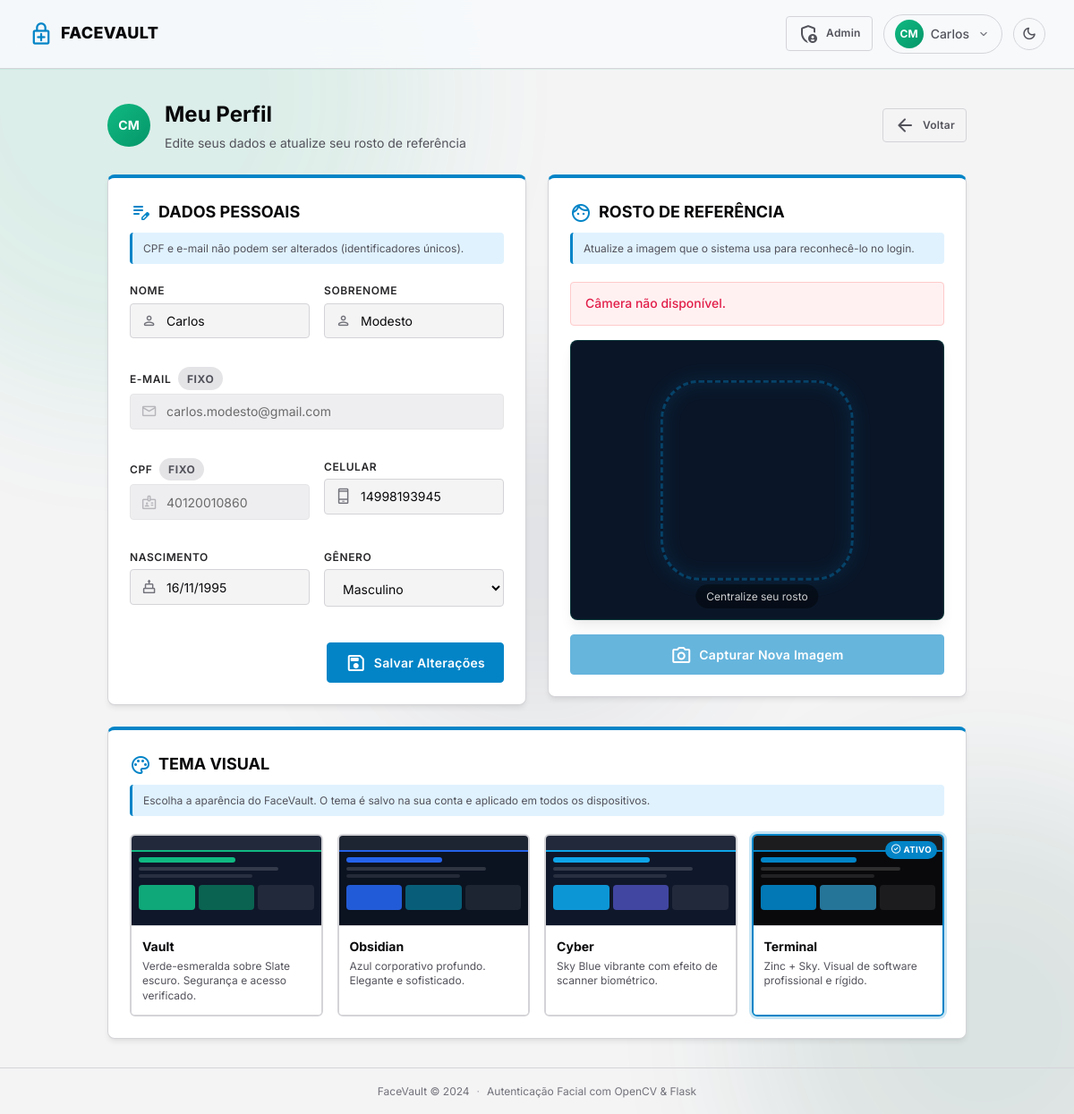
The app's page /profile (signed in) with its own data.
### models.py (models this page shows, shortened)
class User(UserMixin, db.Model):
    id             = db.Column(db.Integer, primary_key=True)
    nome           = db.Column(db.String(150), nullable=False)
    sobrenome      = db.Column(db.String(150), nullable=False)
    email          = db.Column(db.String(150), unique=True, nullable=False)
    cpf            = db.Column(db.String(11), unique=True, nullable=False)
    celular        = db.Column(db.String(15), nullable=False)
    data_nascimento= db.Column(db.Date, nullable=False)
    genero         = db.Column(db.String(20), nullable=False)
    face_image_path= db.Column(db.String(300), nullable=False)
    is_admin       = db.Column(db.Boolean, default=False, nullable=False)
    is_active      = db.Column(db.Boolean, default=True, nullable=False)
    tema           = db.Column(db.String(20), default='vault', nullable=False)
    criado_em      = db.Column(db.DateTime, default=datetime.utcnow, nullable=False)
    atualizado_em  = db.Column(db.DateTime, default=datetime.utcnow,
                               onupdate=datetime.utcnow, nullable=False)
    tasks = db.relationship('Task', backref='owner', lazy=True,
                            cascade='all, delete-orphan')
    @property
    def nome_completo(self):
        return f"{self.nome} {self.sobrenome}"

### routes/profile.py (the view)
@profile_bp.route('/profile', methods=['GET'])
@login_required
def profile():
    return render_template('profile.html', user=current_user)

### templates/profile.html (shortened to what this page needs)
{% extends 'base.html' %}
{% block content %}
<div class="dashboard">
    <header class="dash-header">
        <div class="dash-header__info">
            <div class="avatar avatar--lg">{{ current_user.nome[0] }}{{ current_user.sobrenome[0] }}</div>
            <div>
                <h1 class="dash-header__title">Meu Perfil</h1>
                <p class="dash-header__sub">Edite seus dados e atualize seu rosto de referência</p>
            </div>
        </div>
        <a href="{{ url_for('tasks.index') }}" class="btn btn--ghost btn--sm">
            <span class="material-symbols-rounded">arrow_back</span> Voltar
        </a>
    </header>
    <div class="profile-grid">
        <div class="profile-card">
            <h3 class="profile-card__title">
                <span class="material-symbols-rounded">edit_note</span> Dados Pessoais
            </h3>
            <p class="profile-card__note">CPF e e-mail não podem ser alterados (identificadores únicos).</p>
            <form method="POST" action="{{ url_for('profile.update_profile') }}" novalidate>
                <div class="form-grid">
                    <div class="form-group">
                        <label class="form-label">Nome</label>
                        <div class="input-row">
                            <input type="text" name="nome" class="form-input" value="{{ user.nome }}" required>
                        </div>
                    </div>
                    <div class="form-group">
                        <label class="form-label">Sobrenome</label>
                        <div class="input-row">
                            <input type="text" name="sobrenome" class="form-input" value="{{ user.sobrenome }}" required>
                        </div>
                    </div>
                    <div class="form-group form-group--span2">
                        <label class="form-label">E-mail <span class="badge badge--gray">Fixo</span></label>
                        <div class="input-row">
                            <span class="material-symbols-rounded input-row__icon">email</span>
                            <input type="email" class="form-input form-input--readonly" value="{{ user.email }}" readonly>
                        </div>
                    </div>
                    <div class="form-group">
                        <label class="form-label">CPF <span class="badge badge--gray">Fixo</span></label>
                        <div class="input-row">
                            <span class="material-symbols-rounded input-row__icon">badge</span>
                            <input type="text" class="form-input form-input--readonly" value="{{ user.cpf }}" readonly>
                        </div>
                    </div>
                    <div class="form-group">
                        <label class="form-label">Celular</label>
                        <div class="input-row">
                            <input type="text" name="celular" class="form-input" value="{{ user.celular }}" required inputmode="numeric">
                        </div>
                    </div>
                    <div class="form-group">
                        <label class="form-label">Nascimento</label>
                        <div class="input-row">
                            <input type="text" name="data_nascimento" id="dt_nasc" class="form-input"
                                   value="{{ user.data_nascimento.strftime('%d/%m/%Y') }}" required inputmode="numeric">
                        </div>
                    </div>
                    <div class="form-group">
                        <label class="form-label">Gênero</label>
                        <select name="genero" class="form-input">
                            <option {% if user.genero=='Masculino' %}selected{% endif %}>Masculino</option>
                        </select>
                    </div>
                </div>
                <div class="form-actions">
                    <button type="submit" class="btn btn--primary">
                        <span class="material-symbols-rounded">save</span> Salvar Alterações
                    </button>
                </div>
            </form>
        </div>
        <div class="profile-card">
            <h3 class="profile-card__title">
                <span class="material-symbols-rounded">face</span> Rosto de Referência
            </h3>
            <p class="profile-card__note">Atualize a imagem que o sistema usa para reconhecê-lo no login.</p>
            <div id="face-alert" class="inline-alert" style="display:none;"></div>
            <div class="camera-box">
                <video id="video" autoplay playsinline muted></video>
                <div class="camera-label">Centralize seu rosto</div>
            </div>
            <button id="btn-update-face" class="btn btn--primary btn--block">
                <span class="material-symbols-rounded">photo_camera</span>
                Capturar Nova Imagem
            </button>
        </div>
    </div>
</div>
<div style="max-width:960px; margin: var(--s6) auto 0;">
    <div class="profile-card">
        <h2 class="profile-card__title">
            <span class="material-symbols-rounded">palette</span>
            Tema Visual
        </h2>
        <p class="profile-card__note">
            Escolha a aparência do FaceVault. O tema é salvo na sua conta e aplicado em todos os dispositivos.
        </p>
        <form method="POST" action="{{ url_for('profile.update_tema') }}" id="tema-form">
            <div class="tema-grid">
                {% set temas = [
                    ('vault',    'Vault',    '#10b981', '#059669', '#0f172a', 'Verde-esmeralda sobre Slate escuro. Segurança e acesso verificado.'),
                    ('obsidian', 'Obsidian', '#2563eb', '#0891b2', '#0b1220', 'Azul corporativo profundo. Elegante e sofisticado.'),
                    ('cyber',    'Cyber',    '#0ea5e9', '#6366f1', '#0f172a', 'Sky Blue vibrante com efeito de scanner biométrico.'),
                    ('terminal', 'Terminal', '#0284c7', '#38bdf8', '#09090b', 'Zinc + Sky. Visual de software profissional e rígido.')
                ] %}
                {% for key, nome, cor1, cor2, bg, desc in temas %}
                <label class="tema-card {% if current_user.tema == key %}tema-card--active{% endif %}">
                    <div class="tema-preview" style="background: {{ bg }};">
                        <div class="tema-preview__bar" style="background: rgba(255,255,255,.08); border-bottom: 2px solid {{ cor1 }};"></div>
                        <div class="tema-preview__content">
                            <div class="tema-preview__line" style="background: {{ cor1 }}; width: 55%; height: 6px; border-radius: 3px; margin-bottom: 5px;"></div>
                            <div class="tema-preview__line" style="background: rgba(255,255,255,.15); width: 80%; height: 4px; border-radius: 2px; margin-bottom: 4px;"></div>
                            <div class="tema-preview__line" style="background: rgba(255,255,255,.10); width: 65%; height: 4px; border-radius: 2px; margin-bottom: 8px;"></div>
                            <div style="display:flex; gap: 4px;">
                                <div style="flex:1; height:28px; background: {{ cor1 }}; border-radius: 4px; opacity:.9;"></div>
                                <div style="flex:1; height:28px; background: {{ cor2 }}; border-radius: 4px; opacity:.6;"></div>
                                <div style="flex:1; height:28px; background: rgba(255,255,255,.08); border-radius: 4px;"></div>
                            </div>
                        </div>
                        {% if current_user.tema == key %}
                        <div class="tema-preview__badge">
                            <span class="material-symbols-rounded">check_circle</span> Ativo
                        </div>
                        {% endif %}
                    </div>
                    <div class="tema-info">
                        <strong>{{ nome }}</strong>
                        <span>{{ desc }}</span>
                    </div>
                </label>
                {% endfor %}
            </div>
        </form>
    </div>
</div>
{% endblock %}

### templates/base.html (shortened to what this page needs)
<!DOCTYPE html>
<html lang="pt-BR" id="html-root">
<head>
    <link rel="stylesheet" href="{{ url_for('static', filename='css/style.css') }}">
    {% if current_user.is_authenticated and current_user.tema and current_user.tema != 'vault' %}
    <link rel="stylesheet" href="{{ url_for('static', filename='css/theme-' + current_user.tema + '.css') }}">
    {% endif %}
</head>
<body>
<div class="bg-orbs" aria-hidden="true">
    <div class="bg-orb bg-orb--3"></div>
</div>
<nav class="navbar">
    <a href="{{ url_for('tasks.index') if current_user.is_authenticated else url_for('auth.login') }}" class="navbar__brand">
        <span class="material-symbols-rounded">enhanced_encryption</span>
        <span>FaceVault</span>
    </a>
    <div class="navbar__right">
        {% if current_user.is_authenticated %}
        {% if current_user.is_admin %}
        <a href="{{ url_for('admin.dashboard') }}" class="btn btn--ghost btn--sm">
            <span class="material-symbols-rounded">admin_panel_settings</span> Admin
        </a>
        {% endif %}
        <div class="profile-menu" id="profile-menu">
            <button class="profile-trigger" onclick="toggleProfileMenu()">
                <div class="avatar">{{ current_user.nome[0] }}{{ current_user.sobrenome[0] }}</div>
                <span class="navbar__name">{{ current_user.nome }}</span>
                <span class="material-symbols-rounded dropdown-arrow">expand_more</span>
            </button>
        </div>
        {% endif %}
        <button class="theme-toggle" id="theme-toggle" title="Alternar tema" onclick="toggleTheme()">
            <span class="material-symbols-rounded" id="theme-icon">dark_mode</span>
        </button>
    </div>
</nav>
<main class="main">
    {% block content %}{% endblock %}
</main>
<footer class="footer">
    <span>FaceVault &copy; 2024</span>
    <span class="footer__sep">·</span>
    <span>Autenticação Facial com OpenCV &amp; Flask</span>
</footer>
</body>
</html>

### static/css/theme-terminal.css (style rules this page uses)
:root { --c-primary: #0284c7; --c-primary-d: #0369a1; --c-primary-l: #e0f2fe; --c-primary-ring: rgba(2,132,199,.22); --c-success: #10b981; --c-success-l: #ecfdf5; --c-danger: #e11d48; --c-danger-l: #fff1f2; --c-warning: #ea580c; --c-warning-l: #fff7ed; --c-info: #3b82f6; --c-info-l: #eff6ff; --c-50: #f4f4f5; --c-100: #e4e4e7; --c-200: #d4d4d8; --c-300: #a1a1aa; --c-400: #71717a; --c-500: #52525b; --c-700: #27272a; --c-900: #09090b; --r-sm: 2px; --r-md: 4px; --r-lg: 6px; --r-xl: 8px; }
.navbar__brand { text-transform: uppercase; letter-spacing: 0.02em; color: var(--c-900); }
.navbar__brand .material-symbols-rounded { color: var(--c-primary); }
.form-label { text-transform: uppercase; letter-spacing: .05em; font-size: var(--fs-xs); }
.profile-card { border-top: 4px solid var(--c-primary); }
.profile-card__title { text-transform: uppercase; }
.btn { letter-spacing: .02em; }
.badge { text-transform: uppercase; letter-spacing: .05em; }

### records on screen
User: nome "C", sobrenome "M", nome "Carlos", sobrenome "Modesto", email "carlos.modesto@gmail.com", cpf "40120010860", celular "14998193945", data_nascimento "16/11/1995", genero "Masculino", tema "terminal" (drawn)

### other values on screen
{{ nome }} "Vault" "Obsidian" "Cyber" "Terminal"
{{ desc }} "Verde-esmeralda sobre Slate escuro. Segurança e acesso verificado." "Azul corporativo profundo. Elegante e sofisticado." "Sky Blue vibrante com efeito de scanner biométrico." "Zinc + Sky. Visual de software profissional e rígido."
